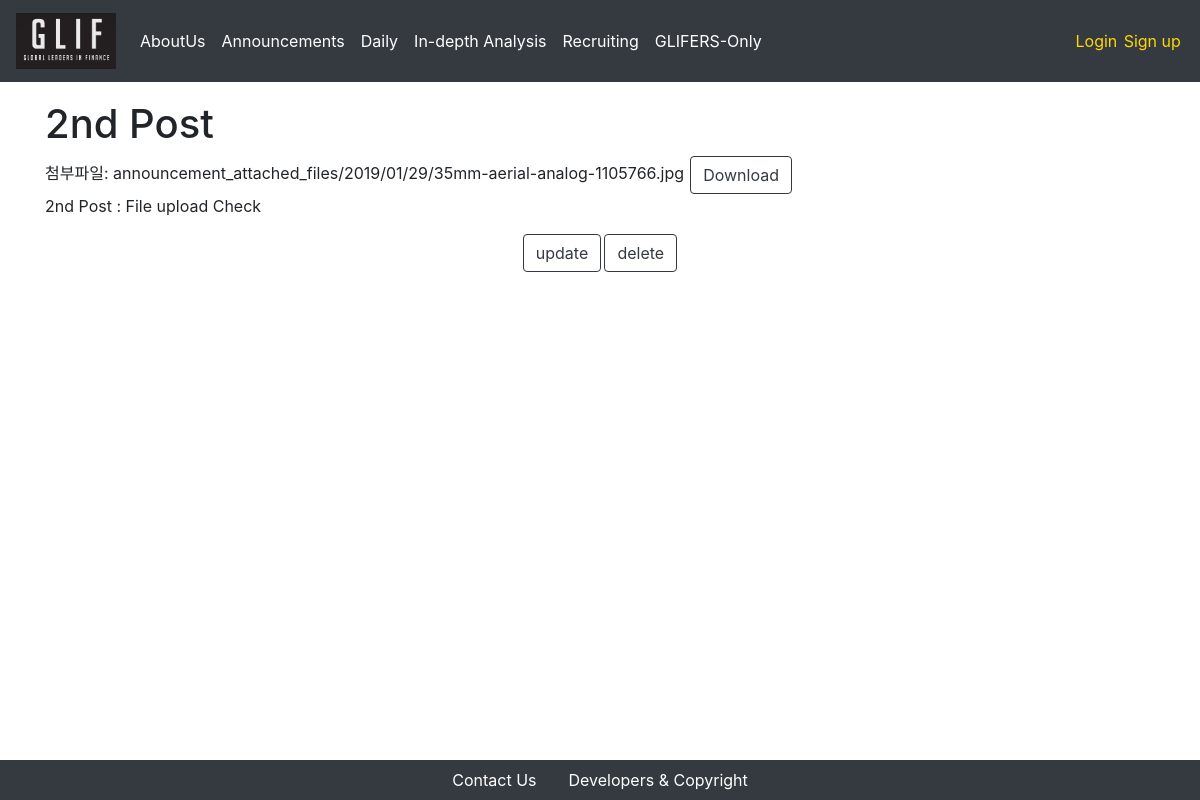
Page /announcement/4 on the earlier database version.
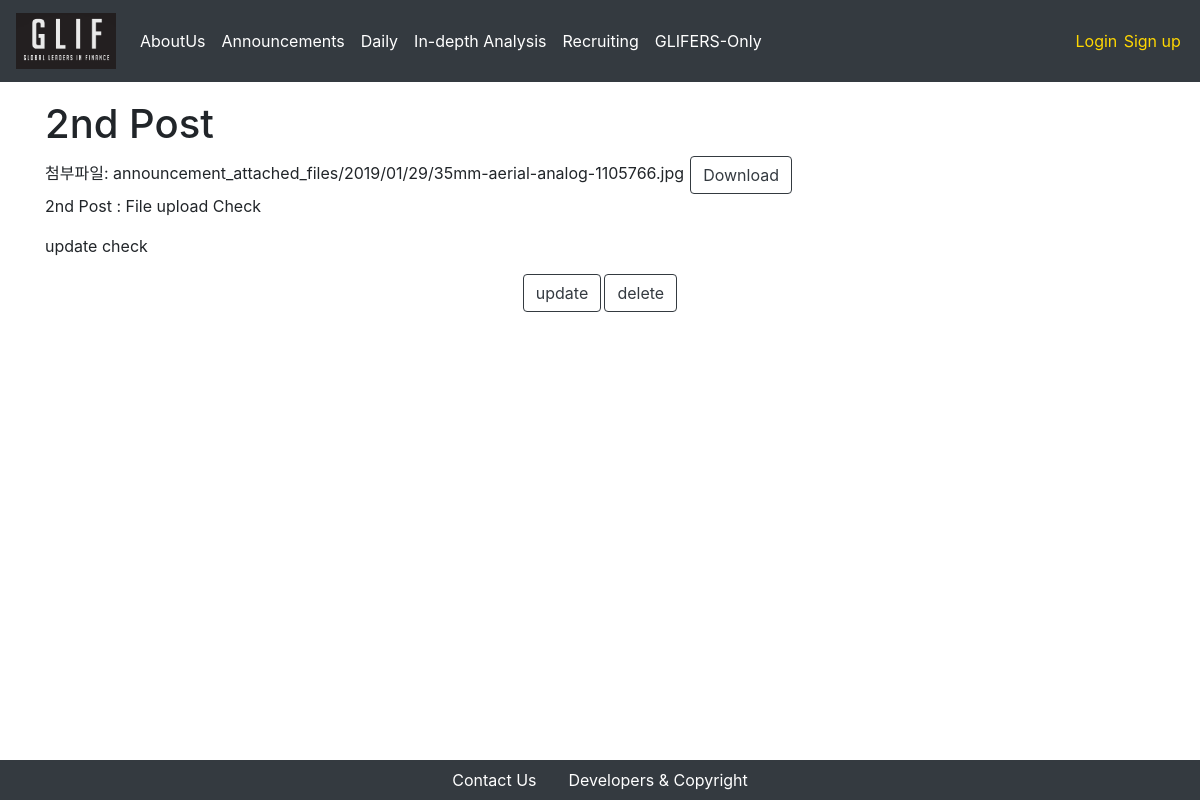
Same page on the later database version.
### announcement/models.py (models this page shows, shortened)
class Post(models.Model):
    title = models.CharField(max_length = 250)
    attached_file = models.FileField(upload_to = 'announcement_attached_files/%Y/%m/%d/', blank = True, null = True)
    written_date = models.DateField(auto_now = True)
    writer = models.ForeignKey(Glifer, on_delete = models.CASCADE, related_name = "announcement_writer")
    content = RichTextUploadingField()

### announcement/views.py (the view)
# urls.py: path('<int:pk>', PostDetailView.as_view(), name = "announcement-detail"),
class PostDetailView(DetailView):
    model = Post
    template_name = "announcement/detail.html"
    context_object_name = "post"

### announcement/templates/announcement/detail.html
{% extends 'setups/base.html' %}
{% block body %}
    <div class = "container">
        <h1>{{post.title}}</h1>
        <div>
            {% if post.attached_file != '' %}
                <span>첨부파일: {{post.attached_file}}</span>
                <button type="button" class="btn btn-outline-dark" onclick="location.href = '/announcement/{{post.pk}}/download'">Download</button>
            {% endif %}
        </div>
        <div>
            {{ post.content | safe }}
        </div>
        <div class = "row align-items-center justify-content-center">
            <button type="button" class="btn btn-outline-dark" onclick="location.href = '/announcement/{{post.pk}}/update'">update</button>
            <button type="button" class="btn btn-outline-dark" onclick="location.href = '/announcement/{{post.pk}}/delete'">delete</button>
        </div>
    </div>
{% endblock %}

Differences in the rows shown:
changed Post "2nd Post": content "2nd Post : File upload Check" → "2nd Post : File upload Check update check"
